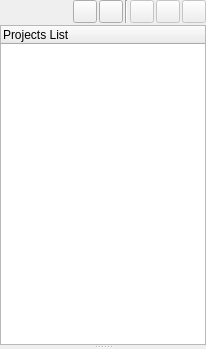
<ui version="4.0" >
 <class>ProjectsManager</class>
 <widget class="QDockWidget" name="ProjectsManager" >
  <property name="geometry" >
   <rect>
    <x>0</x>
    <y>0</y>
    <width>206</width>
    <height>349</height>
   </rect>
  </property>
  <property name="sizePolicy" >
   <sizepolicy>
    <hsizetype>5</hsizetype>
    <vsizetype>7</vsizetype>
    <horstretch>0</horstretch>
    <verstretch>0</verstretch>
   </sizepolicy>
  </property>
  <property name="allowedAreas" >
   <set>Qt::LeftDockWidgetArea|Qt::NoDockWidgetArea|Qt::RightDockWidgetArea</set>
  </property>
  <widget class="QWidget" name="backWidget" >
   <property name="sizePolicy" >
    <sizepolicy>
     <hsizetype>5</hsizetype>
     <vsizetype>7</vsizetype>
     <horstretch>0</horstretch>
     <verstretch>0</verstretch>
    </sizepolicy>
   </property>
   <property name="windowTitle" >
    <string>Projects Manager</string>
   </property>
   <property name="windowIcon" >
    <iconset/>
   </property>
   <layout class="QGridLayout" >
    <property name="margin" >
     <number>0</number>
    </property>
    <property name="spacing" >
     <number>2</number>
    </property>
    <item row="1" column="0" colspan="7" >
     <widget class="QSplitter" name="sProjects" >
      <property name="sizePolicy" >
       <sizepolicy>
        <hsizetype>7</hsizetype>
        <vsizetype>7</vsizetype>
        <horstretch>0</horstretch>
        <verstretch>0</verstretch>
       </sizepolicy>
      </property>
      <property name="orientation" >
       <enum>Qt::Vertical</enum>
      </property>
      <widget class="QTreeWidget" name="twProjects" >
       <property name="sizePolicy" >
        <sizepolicy>
         <hsizetype>7</hsizetype>
         <vsizetype>5</vsizetype>
         <horstretch>0</horstretch>
         <verstretch>0</verstretch>
        </sizepolicy>
       </property>
       <property name="columnCount" >
        <number>1</number>
       </property>
       <column>
        <property name="text" >
         <string>Projects List</string>
        </property>
       </column>
      </widget>
      <widget class="QStackedWidget" name="swProjects" >
       <property name="sizePolicy" >
        <sizepolicy>
         <hsizetype>7</hsizetype>
         <vsizetype>7</vsizetype>
         <horstretch>0</horstretch>
         <verstretch>0</verstretch>
        </sizepolicy>
       </property>
      </widget>
     </widget>
    </item>
    <item row="0" column="6" >
     <widget class="QToolButton" name="tbClose" >
      <property name="enabled" >
       <bool>false</bool>
      </property>
     </widget>
    </item>
    <item row="0" column="2" >
     <widget class="QToolButton" name="tbOpen" />
    </item>
    <item row="0" column="5" >
     <widget class="QToolButton" name="tbSave" >
      <property name="enabled" >
       <bool>false</bool>
      </property>
     </widget>
    </item>
    <item row="0" column="4" >
     <widget class="QToolButton" name="tbComplex" >
      <property name="enabled" >
       <bool>false</bool>
      </property>
      <property name="checkable" >
       <bool>true</bool>
      </property>
     </widget>
    </item>
    <item row="0" column="3" >
     <widget class="Line" name="lSeparator" >
      <property name="orientation" >
       <enum>Qt::Vertical</enum>
      </property>
     </widget>
    </item>
    <item row="0" column="1" >
     <widget class="QToolButton" name="tbList" />
    </item>
    <item row="0" column="0" >
     <spacer>
      <property name="orientation" >
       <enum>Qt::Horizontal</enum>
      </property>
      <property name="sizeType" >
       <enum>QSizePolicy::Preferred</enum>
      </property>
      <property name="sizeHint" >
       <size>
        <width>211</width>
        <height>20</height>
       </size>
      </property>
     </spacer>
    </item>
   </layout>
  </widget>
 </widget>
 <resources>
  <include location="../../resources/resources.qrc" />
 </resources>
 <connections>
  <connection>
   <sender>tbList</sender>
   <signal>toggled(bool)</signal>
   <receiver>twProjects</receiver>
   <slot>setVisible(bool)</slot>
   <hints>
    <hint type="sourcelabel" >
     <x>273</x>
     <y>11</y>
    </hint>
    <hint type="destinationlabel" >
     <x>261</x>
     <y>64</y>
    </hint>
   </hints>
  </connection>
 </connections>
</ui>
